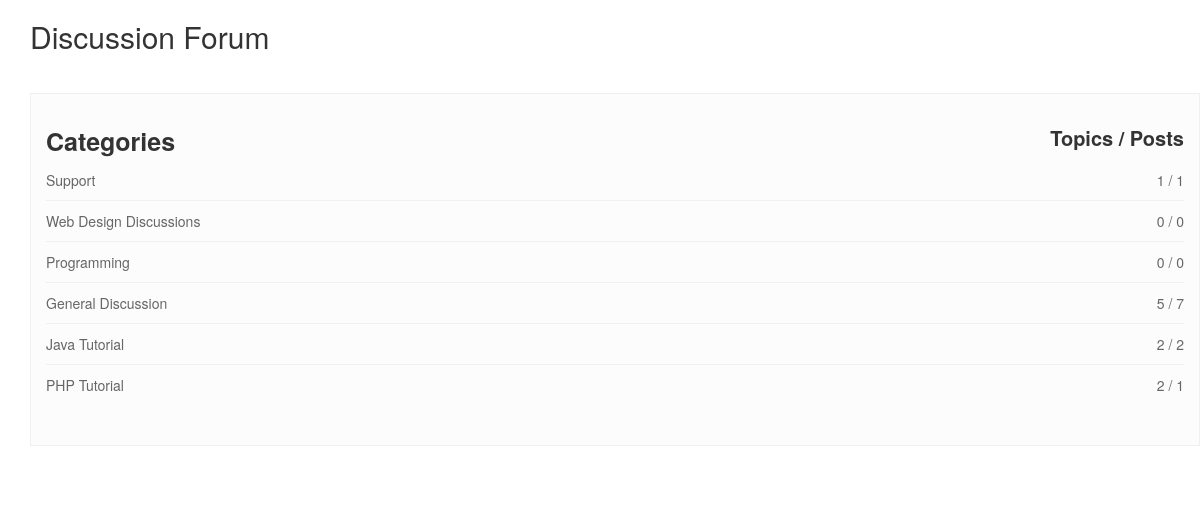
Screenshot of /discussion-forum/category.php with the database file from the repository.
### tables this page shows
CREATE TABLE `forum_category` (
  `category_id` int(11) NOT NULL,
  `name` varchar(255) NOT NULL,
  `description` text NOT NULL
);

### discussion-forum/class/Category.php (called while the page is built, shortened)
<?php
class Category {
	private $categoryTable = 'forum_category';
	private $topicTable = 'forum_topics';
	private $postTable = 'forum_posts';
	public $category_id;
	private $conn;
	public function __construct($db){
        $this->conn = $db;
    }
	public function getCategoryList(){
		$sqlQuery = "
			SELECT *
			FROM ".$this->categoryTable." ORDER BY category_id DESC";
		$stmt = $this->conn->prepare($sqlQuery);
		$stmt->execute();
		$result = $stmt->get_result();
		return $result;
	}
	public function getCategoryTopicsCount(){
		if($this->category_id) {
			$sqlQuery = "
				SELECT count(*) as total_topic
				FROM ".$this->topicTable."
				WHERE category_id = ".$this->category_id;
			$stmt = $this->conn->prepare($sqlQuery);
			$stmt->execute();
			$result = $stmt->get_result();
			$categoryDetails = $result->fetch_assoc();
			return $categoryDetails['total_topic'];
		}
	}
	public function getCategorypostsCount(){
		if($this->category_id) {
			$sqlQuery = "
				SELECT count(p.post_id) as total_posts
				FROM ".$this->postTable." as p
				LEFT JOIN ".$this->topicTable." as t ON p.topic_id = t.topic_id
				LEFT JOIN ".$this->categoryTable." as c ON t.category_id = c.category_id
				WHERE c.category_id = ".$this->category_id;
			$stmt = $this->conn->prepare($sqlQuery);
			$stmt->execute();
			$result = $stmt->get_result();
			$categoryDetails = $result->fetch_assoc();
			return $categoryDetails['total_posts'];
		}
	}
}
?>

### discussion-forum/category.php (the view, shortened to what this page needs)
<?php
include_once 'config/Database.php';
include_once 'class/Category.php';
$database = new Database();
$db = $database->getConnection();
$categories = new Category($db);
$topics = new Topic($db);
include('inc/header.php');
?>
<link rel="stylesheet" href="https://maxcdn.bootstrapcdn.com/bootstrap/3.3.5/css/bootstrap.min.css">
<link rel="stylesheet" href="css/style.css">
<?php include('inc/container.php'); ?>
<div class="container">
	<div class="row">
		<h2>Discussion Forum</h2>
		<?php if(empty($_GET['category_id'])) { ?>
			<div class="single category">
				<ul class="list-unstyled">
					<li><span style="font-size:25px;font-weight:bold;">Categories</span> <span class="pull-right"><span style="font-size:20px;font-weight:bold;">Topics / Posts</span></span></li>
					<?php
					$result = $categories->getCategoryList();
					while ($category = $result->fetch_assoc()) {
						$categories->category_id = $category['category_id'];
						$totalTopic = $categories->getCategoryTopicsCount();
						$totalPosts = $categories->getCategoryPostsCount();
					?>
						<li><a href="category.php?category_id=<?php echo $category['category_id'];?>" title=""><?php echo $category['name']; ?> <span class="pull-right"><?php echo $totalTopic; ?> / <?php echo $totalPosts; ?></span></a></li>
					<?php } ?>
				</ul>
		   </div>
	   <?php } else if(!empty($_GET['category_id'])) { ?>
		   <div class="single category">
				<?php
				$categories->category_id = $_GET['category_id'];
				$categoryDetails = $categories->getCategory();
				?>
				<span style="font-size:20px;"><a href="category.php"><< <?php echo $categoryDetails['name']; ?></a></span>
				<br>	<br>
				<ul class="list-unstyled">
					<li class="text-right">
					<a type="button" class="btn btn-primary" href="compose.php?category_id=<?php echo $_GET['category_id'];?>"><span style="font-size:20px;font-weight:bold;color:white;">Create New Topic</span></a>
					</li><br>
					<li><span style="font-size:20px;font-weight:bold;">Topics</span> <span class="pull-right"><span style="font-size:15px;font-weight:bold;">Posts</span></span></li>
					<?php
					$topics->category_id = $_GET['category_id'];
					$result = $topics->getTopicList();
					while ($topic = $result->fetch_assoc()) {
						$topics->topic_id = $topic['topic_id'];
						$totalTopicPosts = $topics->getTopicPostCount();
					?>
						<li><a href="post.php?topic_id=<?php echo $topic['topic_id'];?>" title=""><?php echo $topic['subject']; ?> <span class="pull-right"><?php echo $totalTopicPosts; ?></span></a></li>
					<?php } ?>
				</ul>
		   </div>
	   <?php } ?>
	</div>
</div>
<?php include("inc/footer.php"); ?>

### discussion-forum/css/style.css (style rules this page uses)
.single { padding: 30px 15px; margin-top: 40px; background: #fcfcfc; border: 1px solid #f0f0f0; }
.single li a { color: #666; font-size: 14px; border-bottom: 1px solid #f0f0f0; line-height: 40px; display: block; text-decoration: none; }
.single li:last-child a { border-bottom: 0; }

### rows the page displays
forum_category: name "Support", totalTopic "1", totalPosts "1"
forum_category: name "Web Design Discussions", totalTopic "0", totalPosts "0"
forum_category: name "Programming", totalTopic "0", totalPosts "0"
forum_category: name "General Discussion", totalTopic "5", totalPosts "7"
forum_category: name "Java Tutorial", totalTopic "2", totalPosts "2"
forum_category: name "PHP Tutorial", totalTopic "2", totalPosts "1"
